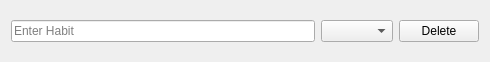
<?xml version="1.0" encoding="UTF-8"?>
<ui version="4.0">
 <class>add_habit_cell</class>
 <widget class="QWidget" name="add_habit_cell">
  <property name="geometry">
   <rect>
    <x>0</x>
    <y>0</y>
    <width>490</width>
    <height>62</height>
   </rect>
  </property>
  <property name="windowTitle">
   <string>Form</string>
  </property>
  <layout class="QHBoxLayout" name="horizontalLayout_2">
   <item>
    <layout class="QHBoxLayout" name="horizontalLayout">
     <item>
      <widget class="QLineEdit" name="habit_name">
       <property name="inputMask">
        <string/>
       </property>
       <property name="text">
        <string/>
       </property>
       <property name="placeholderText">
        <string>Enter Habit</string>
       </property>
      </widget>
     </item>
     <item>
      <widget class="QComboBox" name="habit_frequency"/>
     </item>
     <item>
      <widget class="QPushButton" name="delete_habit_button">
       <property name="text">
        <string>Delete</string>
       </property>
      </widget>
     </item>
    </layout>
   </item>
  </layout>
 </widget>
 <resources/>
 <connections/>
</ui>
